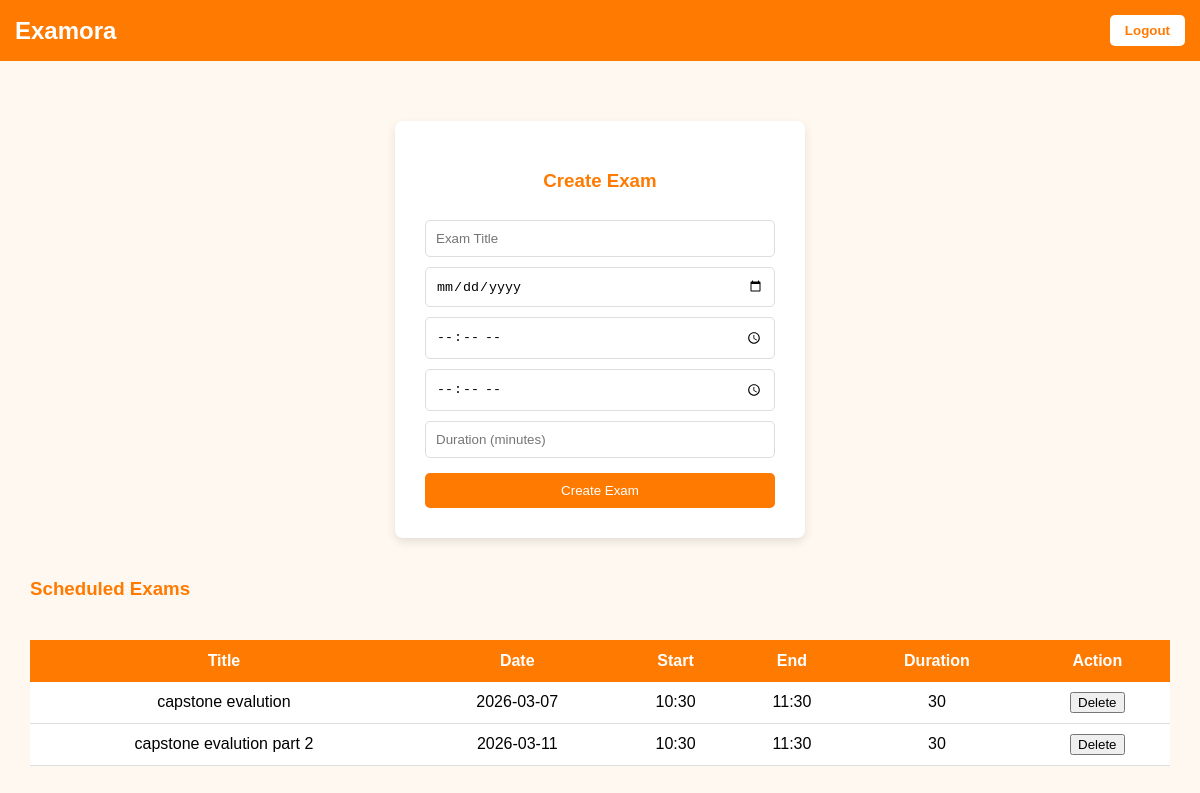
Page /admin-dashboard (signed in) on the earlier database version.
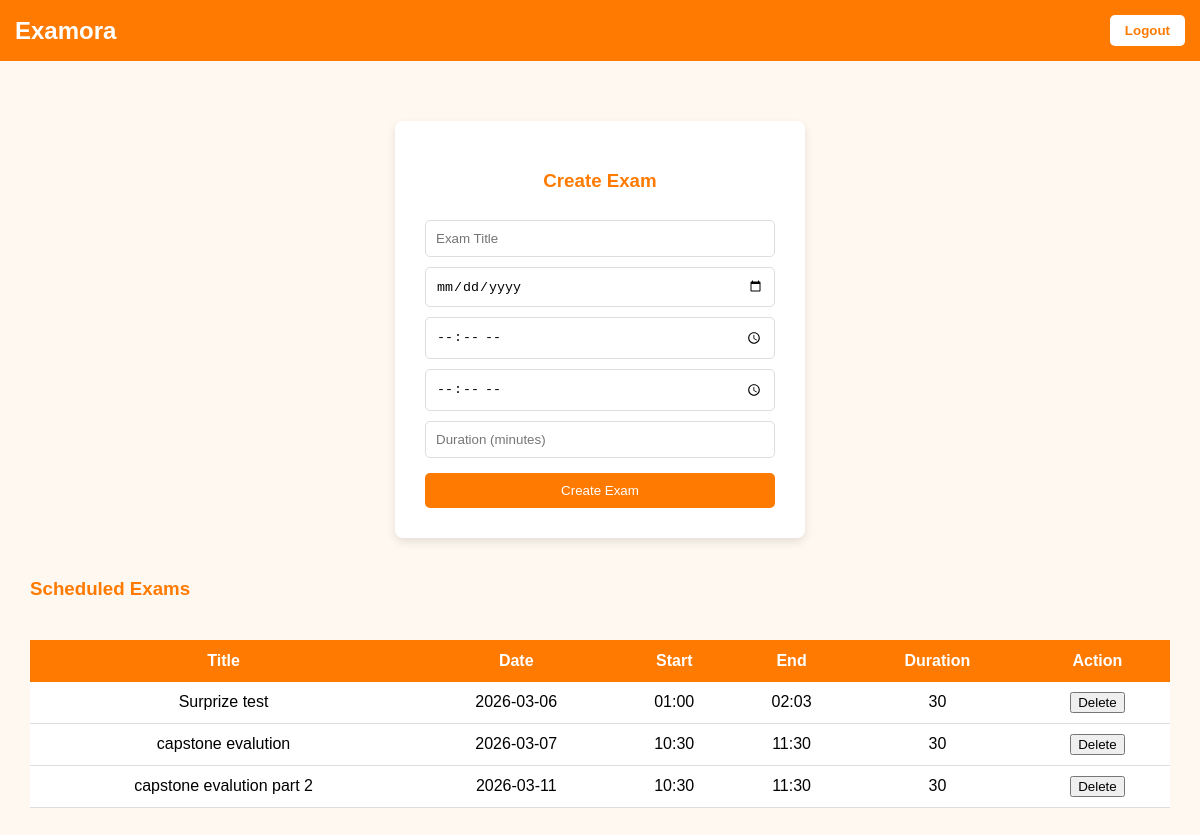
Same page on the later database version.
### tables this page shows
CREATE TABLE exams (
            id INTEGER PRIMARY KEY AUTOINCREMENT,
            title TEXT NOT NULL,
            exam_date TEXT NOT NULL,
            start_time TEXT NOT NULL,
            end_time TEXT NOT NULL,
            duration INTEGER NOT NULL
        );

### app.py (the view)
@app.route("/admin-dashboard")
def admin_dashboard():
    if session.get("role") != "admin":
        return redirect("/")
    conn = sqlite3.connect("database.db")
    conn.row_factory = sqlite3.Row
    exams = conn.execute("""
        SELECT * FROM exams
        ORDER BY exam_date ASC, start_time ASC
    """).fetchall()
    conn.close()
    return render_template("admin_dashboard.html", exams=exams)

### templates/admin_dashboard.html (shortened to what this page needs)
{% extends "layout.html" %}
{% block body %}
<div class="center-box">
    <div class="card">
        <h3>Create Exam</h3>
        <form action="/create-exam" method="POST">
            <input type="text" name="title" placeholder="Exam Title" required>
            <input type="date" name="exam_date" required>
            <input type="time" name="start_time" required>
            <input type="time" name="end_time" required>
            <input type="number" name="duration" placeholder="Duration (minutes)" required>
            <button type="submit">Create Exam</button>
        </form>
    </div>
</div>
<h3 style="color:#ff7a00;margin-top:40px;">Scheduled Exams</h3>
<table>
    <tr>
        <th>Title</th>
        <th>Date</th>
        <th>Start</th>
        <th>End</th>
        <th>Duration</th>
        <th>Action</th>
    </tr>
    {% for exam in exams %}
    <tr>
        <td>{{ exam.title }}</td>
        <td>{{ exam.exam_date }}</td>
        <td>{{ exam.start_time }}</td>
        <td>{{ exam.end_time }}</td>
        <td>{{ exam.duration }}</td>
        <td>
            <a href="/delete-exam/{{ exam.id }}">
                <button>Delete</button>
            </a>
        </td>
    </tr>
    {% endfor %}
</table>
{% endblock %}

### templates/layout.html (shortened to what this page needs)
<!DOCTYPE html>
<html>
<head>
</head>
<body>
    <div class="navbar">
        <h2>Examora</h2>
        <a href="/logout">
            <button class="logout-btn">Logout</button>
        </a>
    </div>
    <div class="container">
        {% block body %}{% endblock %}
    </div>
</body>
</html>

### templates/layout.html (style rules this page uses)
body { margin: 0; font-family: Arial, sans-serif; background-color: #fff8f0; }
.navbar { background-color: #ff7a00; padding: 15px; color: white; display: flex; justify-content: space-between; align-items: center; }
.navbar h2 { margin: 0; }
.logout-btn { background-color: white; color: #ff7a00; padding: 8px 15px; border: none; border-radius: 5px; cursor: pointer; font-weight: bold; }
.container { padding: 30px; }
table { width: 100%; border-collapse: collapse; background-color: white; }
th { background-color: #ff7a00; color: white; padding: 12px; }
td { padding: 10px; text-align: center; border-bottom: 1px solid #ddd; }
h3 { color: #ff7a00; }

### templates/admin_dashboard.html (style rules this page uses)
.center-box { display: flex; justify-content: center; margin-top: 30px; }
.card { background: white; padding: 30px; width: 350px; border-radius: 8px; box-shadow: 0 4px 10px rgba(0, 0, 0, 0.1); }
.card h3 { text-align: center; color: #ff7a00; }
.card form { display: flex; flex-direction: column; }
.card input { padding: 10px; margin-top: 10px; border: 1px solid #ddd; border-radius: 5px; }
.card button { margin-top: 15px; padding: 10px; background: #ff7a00; color: white; border: none; border-radius: 5px; cursor: pointer; }
table { width: 100%; border-collapse: collapse; margin-top: 40px; background: white; }
th { background: #ff7a00; color: white; padding: 12px; }
td { padding: 10px; text-align: center; border-bottom: 1px solid #ddd; }

Differences in the rows shown:
added exams: title "Surprize test", exam_date "2026-03-06", start_time "01:00", end_time "02:03", duration "30"
